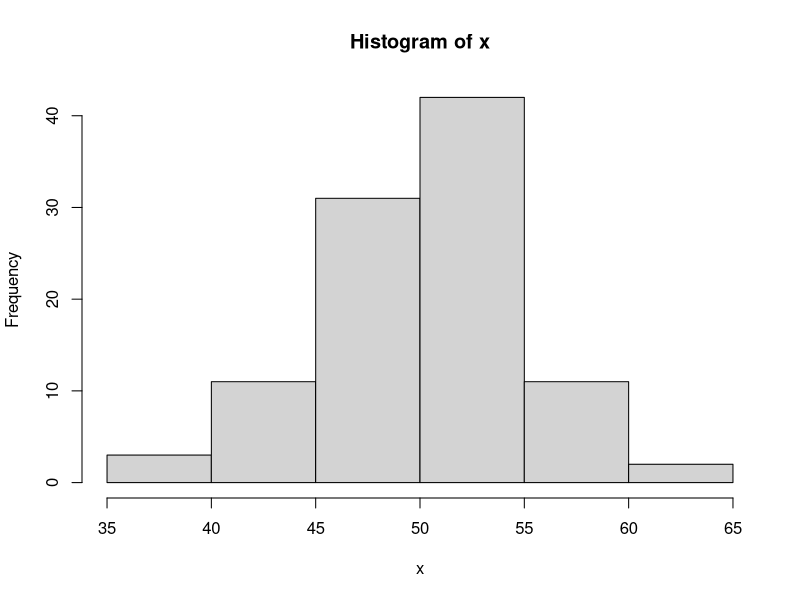
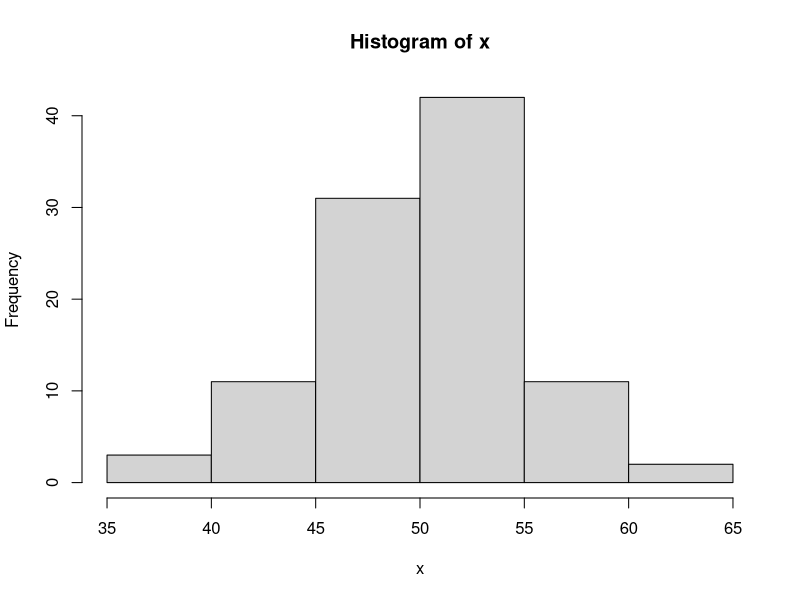
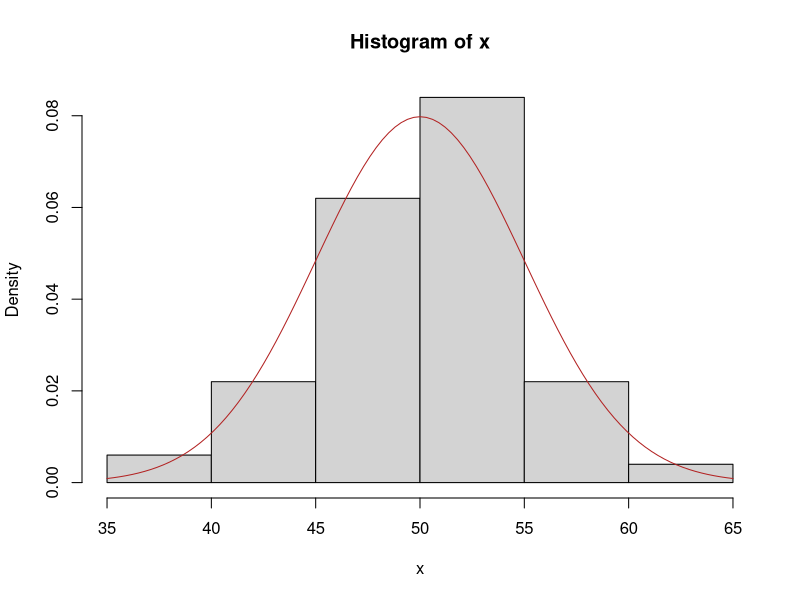
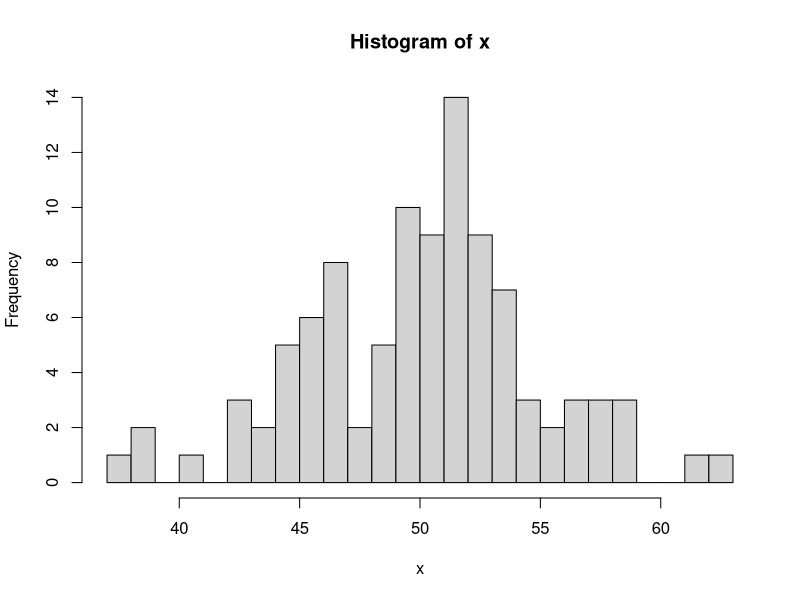

R code for these plots, in order:
## ---- chunk 1
set.seed(321)
x <- rnorm(100,50,5)
## ---- chunk 2
hist(x)
?hist
## ---- chunk 3
hist(x, freq = T)
## ---- chunk 4
hist(x, probability = T)

curve(dnorm(x, 50, 5), 
      col = 'firebrick',
      add = T)
## ---- chunk 5
hist(x, breaks = 20)
